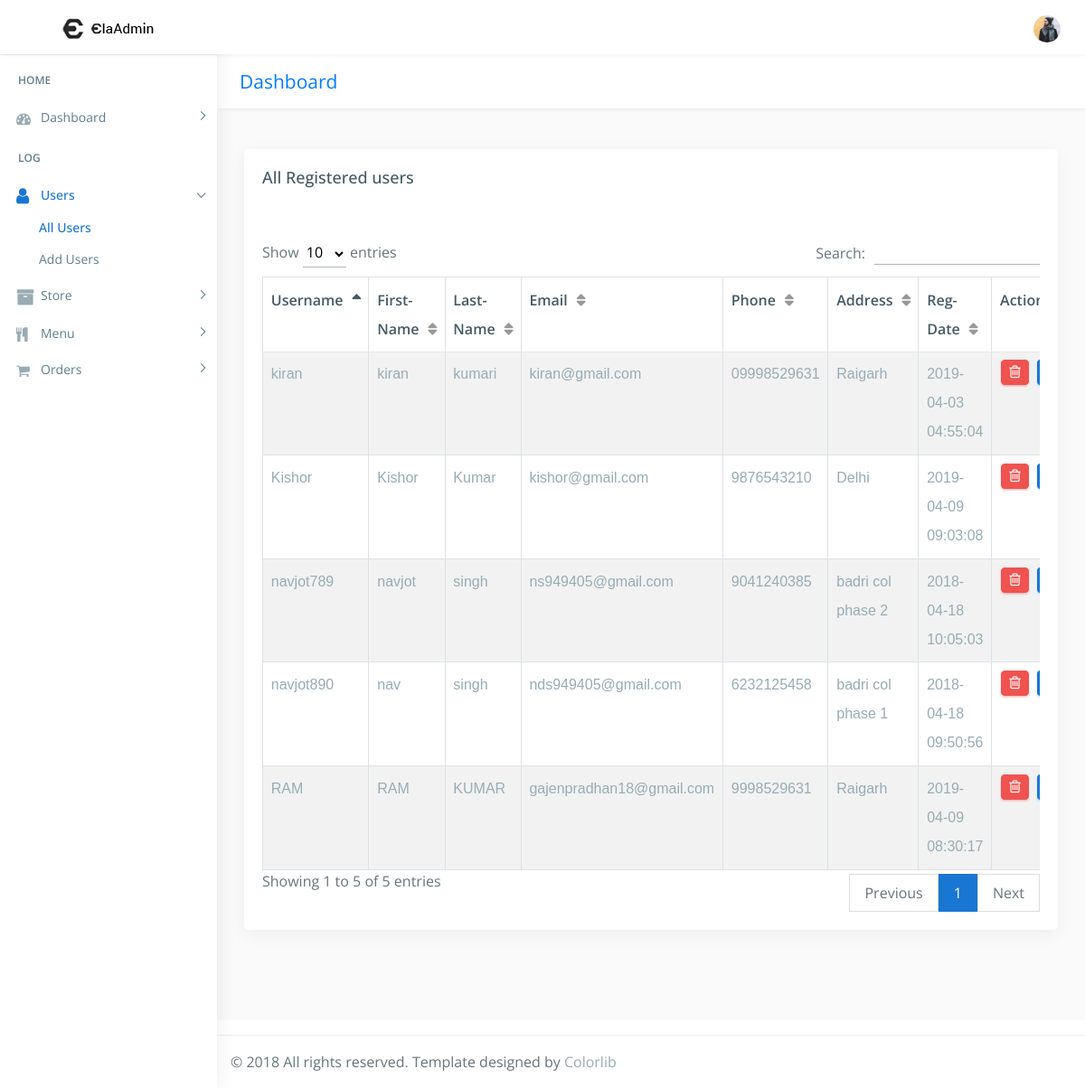
/admin/allusers.php, run on the app's committed database.
### tables this page shows
CREATE TABLE `users` (
  `u_id` int(222) NOT NULL,
  `username` varchar(222) NOT NULL,
  `f_name` varchar(222) NOT NULL,
  `l_name` varchar(222) NOT NULL,
  `email` varchar(222) NOT NULL,
  `phone` varchar(222) NOT NULL,
  `password` varchar(222) NOT NULL,
  `address` text NOT NULL,
  `status` int(222) NOT NULL DEFAULT '1',
  `date` timestamp NOT NULL DEFAULT CURRENT_TIMESTAMP ON UPDATE CURRENT_TIMESTAMP
);

### admin/allusers.php (the view, shortened to what this page needs)
<!DOCTYPE html>
<html lang="en">
<?php
include("../connection/connect.php");
?>
<head>
    <link href="css/lib/bootstrap/bootstrap.min.css" rel="stylesheet">
    <link href="css/helper.css" rel="stylesheet">
    <link href="css/style.css" rel="stylesheet">
</head>
<body class="fix-header fix-sidebar">
    <div id="main-wrapper">
         <div class="header">
            <nav class="navbar top-navbar navbar-expand-md navbar-light">
                <div class="navbar-header">
                    <a class="navbar-brand" href="index.html">
                        <b><img src="images/logo.png" alt="homepage" class="dark-logo" /></b>
                        <span><img src="images/logo-text.png" alt="homepage" class="dark-logo" /></span>
                    </a>
                </div>
                <div class="navbar-collapse">
                    <ul class="navbar-nav mr-auto mt-md-0">
                        <li class="nav-item m-l-10"> <a class="nav-link sidebartoggler hidden-sm-down text-muted  " href="javascript:void(0)"><i class="ti-menu"></i></a> </li>
                    </ul>
                    <ul class="navbar-nav my-lg-0">
                        <li class="nav-item hidden-sm-down search-box"> <a class="nav-link hidden-sm-down text-muted  " href="javascript:void(0)"><i class="ti-search"></i></a>
                        </li>
                        <li class="nav-item dropdown">
                            <a class="nav-link dropdown-toggle text-muted  " href="#" data-toggle="dropdown" aria-haspopup="true" aria-expanded="false"><img src="images/users/5.jpg" alt="user" class="profile-pic" /></a>
                        </li>
                    </ul>
                </div>
            </nav>
        </div>
        <div class="left-sidebar">
            <div class="scroll-sidebar">
                <nav class="sidebar-nav">
                   <ul id="sidebarnav">
                        <li class="nav-devider"></li>
                        <li class="nav-label">Home</li>
                        <li> <a class="has-arrow  " href="#" aria-expanded="false"><i class="fa fa-tachometer"></i><span class="hide-menu">Dashboard</span></a>
                        </li>
                        <li class="nav-label">Log</li>
                        <li> <a class="has-arrow  " href="#" aria-expanded="false">  <span><i class="fa fa-user f-s-20 "></i></span><span class="hide-menu">Users</span></a>
                            <ul aria-expanded="false" class="collapse">
                                <li><a href="allusers.php">All Users</a></li>
								<li><a href="add_users.php">Add Users</a></li>
                            </ul>
                        </li>
                        <li> <a class="has-arrow  " href="#" aria-expanded="false"><i class="fa fa-archive f-s-20 color-warning"></i><span class="hide-menu">Store</span></a>
                        </li>
                      <li> <a class="has-arrow  " href="#" aria-expanded="false"><i class="fa fa-cutlery" aria-hidden="true"></i><span class="hide-menu">Menu</span></a>
                        </li>
						 <li> <a class="has-arrow  " href="#" aria-expanded="false"><i class="fa fa-shopping-cart" aria-hidden="true"></i><span class="hide-menu">Orders</span></a>
                        </li>
                    </ul>
                </nav>
            </div>
        </div>
        <div class="page-wrapper">
            <div class="row page-titles">
                <div class="col-md-5 align-self-center">
                    <h3 class="text-primary">Dashboard</h3> </div>
            </div>
            <div class="container-fluid">
                <div class="row">
                    <div class="col-12">
                        <div class="card">
                            <div class="card-body">
                                <h4 class="card-title">All Registered users</h4>
                                <div class="table-responsive m-t-40">
                                    <table id="myTable" class="table table-bordered table-striped">
                                        <thead>
                                            <tr>
                                                <th>Username</th>
                                                <th>First-Name</th>
                                                <th>Last-Name</th>
                                                <th>Email</th>
                                                <th>Phone</th>
												<th>Address</th>
												 <th>Reg-Date</th>
												  <th>Action</th>
                                            </tr>
                                        </thead>
                                        <tbody>
											<?php
												$sql="SELECT * FROM users order by u_id desc";
												$query=mysqli_query($db,$sql);
													if(!mysqli_num_rows($query) > 0 )
														{
															echo '<td colspan="7"><center>No User-Data!</center></td>';
														}
													else
														{
																	while($rows=mysqli_fetch_array($query))
																		{
																					echo ' <tr><td>'.$rows['username'].'</td>
																								<td>'.$rows['f_name'].'</td>
																								<td>'.$rows['l_name'].'</td>
																								<td>'.$rows['email'].'</td>
																								<td>'.$rows['phone'].'</td>
																								<td>'.$rows['address'].'</td>
																								<td>'.$rows['date'].'</td>
																									 <td><a href="delete_users.php?user_del='.$rows['u_id'].'" class="btn btn-danger btn-flat btn-addon btn-xs m-b-10"><i class="fa fa-trash-o" style="font-size:16px"></i></a>
																									 <a href="update_users.php?user_upd='.$rows['u_id'].'" " class="btn btn-info btn-flat btn-addon btn-sm m-b-10 m-l-5"><i class="ti-settings"></i></a>
																									</td></tr>';
																		}
														}
											?>
                                        </tbody>
                                    </table>
                                </div>
                            </div>
                        </div>
						 </div>
                            </div>
                        </div>
                    </div>
                </div>
            <footer class="footer"> © 2018 All rights reserved. Template designed by <a href="https://colorlib.com">Colorlib</a></footer>
</body>
</html>

### admin/css/helper.css (style rules this page uses)
.f-s-20 { font-size: 20px!important; }
.m-t-40 { margin-top: 40px!important; }
.m-b-10 { margin-bottom: 10px!important; }
.m-l-5 { margin-left: 5px!important; }
.m-l-10 { margin-left: 10px!important; }

### data on the page
users: username "Kishor", f_name "Kishor", l_name "Kumar", email "kishor@gmail.com", phone "9876543210", address "Delhi", date "2019-04-09 09:03:08"
users: username "RAM", f_name "RAM", l_name "KUMAR", email "gajenpradhan18@gmail.com", phone "9998529631", address "Raigarh", date "2019-04-09 08:30:17"
users: username "kiran", f_name "kiran", l_name "kumari", email "kiran@gmail.com", phone "09998529631", address "Raigarh", date "2019-04-03 04:55:04"
users: username "navjot890", f_name "nav", l_name "singh", email "nds949405@gmail.com", phone "6232125458", address "badri col phase 1", date "2018-04-18 09:50:56"
users: username "navjot789", f_name "navjot", l_name "singh", email "ns949405@gmail.com", phone "9041240385", address "badri col phase 2", date "2018-04-18 10:05:03"
